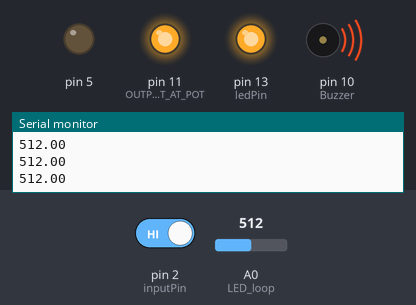
Recording of a sketch running on a simulated Arduino Uno, built with avr-gcc and run on an emulated ATmega328P. Shown: output pins drawn as LEDs (lit = HIGH), buzzer (waves = sounding, pin HIGH), the last lines printed to the serial monitor. The inputs (shaded band) are chosen by the test bench; at power-on: pin 2 (inputPin) HIGH, A0 (LED_loop) = 512.

Above: at 1.25 s.
1.3 s: pin 2 (inputPin) driven LOW
At 3.2 s:
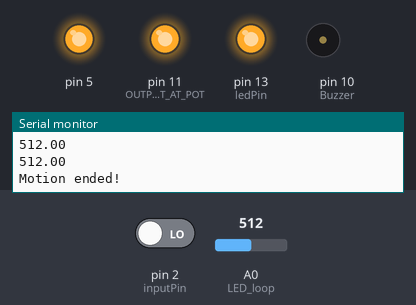
4.3 s: A0 (LED_loop) set to 416
7.3 s: A0 (LED_loop) set to 391
At 8.2 s:
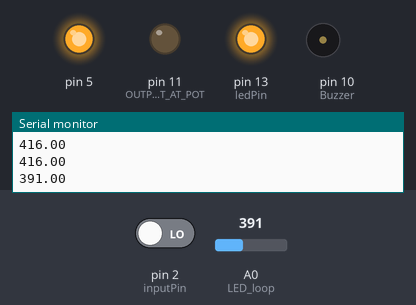
10.3 s: pin 2 (inputPin) driven HIGH
At 10.45 s:
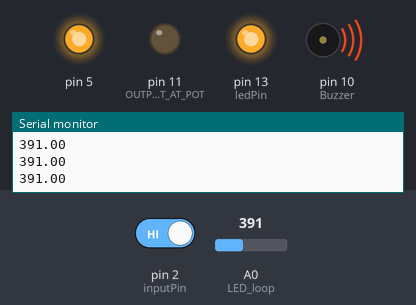
13.3 s: A0 (LED_loop) set to 410
At 13.76 s:
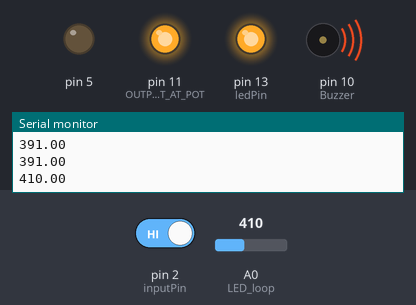
16.3 s: A0 (LED_loop) set to 390
At 16.56 s:
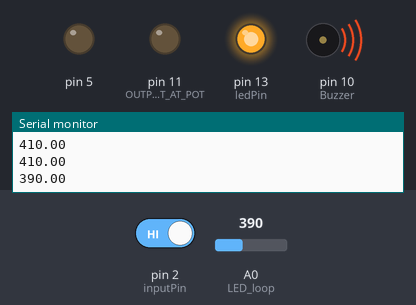
Timing chart, 0 to 20.3 s (numbered marks = the images above; inputs shaded):
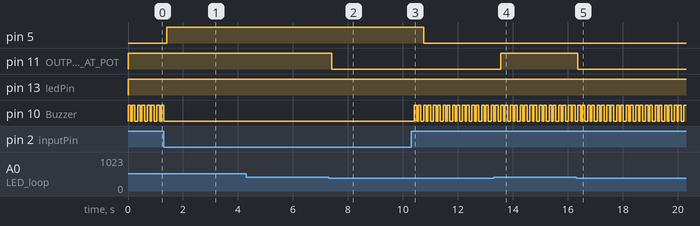

Measured:
- the behaviour switches between 400 and 399 on A0 (LED_loop) (found by bisection; images 1 and 2)
- after the input at 1.3 s, pin 5: LOW → HIGH after 0.10 s; pin 10 (Buzzer): goes on until 1.3 s, then stays LOW
- after the input at 7.3 s, pin 11 (OUTPUT_DEVICE_THAT_AT_POT): HIGH → LOW after 0.11 s
- after the input at 10.3 s, pin 5: HIGH → LOW after 0.46 s; pin 10 (Buzzer): alternates HIGH for 0.10 s and LOW for 0.08 s, starting after 0.11 s
- after the input at 13.3 s, pin 11 (OUTPUT_DEVICE_THAT_AT_POT): LOW → HIGH after 0.26 s
- after the input at 16.3 s, pin 11 (OUTPUT_DEVICE_THAT_AT_POT): HIGH → LOW after 0.07 s
- by itself, pin 10 (Buzzer): alternates HIGH for 0.10 s and LOW for 0.05 s

The sketch:

Smart_Lamp.ino
```cpp
int Buzzer = 10; // choose the pin for the Buzzer
int inputPin = 2; // choose the input pin (for PIR sensor)
int pirState = LOW; // we start, assuming no motion detected
int val = 0; // variable for reading the pin status
int ledPin = 13;


int buzzer = 9;
int redLed = 13;
void setup() {
  // put your setup code here, to run once:
  BUZZ_setup();
  LED_setup() ;
  PIR_setup();
}

void loop() {
  // put your main code here, to run repeatedly:
  BUZZ_loop();
  LED_loop() ;
  PIR_loop();
}

void BUZZ_setup()
{
// initialize digital pin 13 as an output.
pinMode(5,OUTPUT );
pinMode(2, INPUT);
pinMode(redLed, OUTPUT);
}
void BUZZ_loop()
{
if( digitalRead(2)==LOW)
{
digitalWrite(redLed, HIGH);
digitalWrite(5, HIGH);
delay(1000);
}
else
{
digitalWrite(redLed, LOW);
digitalWrite(5, LOW);
}
}
void LED_setup() {
  // put your setup code here, to run once:
  Serial.begin(9600);

  pinMode(11, OUTPUT);//OUTPUT DEVICE THAT AT POT 11

}
void LED_loop() {
  // put your main code here, to run repeatedly:
  float sensorValue= analogRead(A0);

    Serial.println
    (sensorValue);
  if (sensorValue>= 400){
    digitalWrite(11, HIGH);
  }
  else {
    digitalWrite(11 , LOW);
  }
}

void PIR_setup() {
  pinMode(ledPin, OUTPUT); // declare LED as output
  pinMode(Buzzer, OUTPUT); // declare Buzzer as output
  pinMode(inputPin, INPUT); // declare sensor as input

  Serial.begin(9600);
}

void PIR_loop(){
  val = digitalRead(inputPin); // read input value

  if (val == HIGH) { // check if the input is HIGH
    digitalWrite(ledPin, HIGH); // turn LED ON
    digitalWrite(Buzzer, 1); // turn Buzzer ON
    delay(100);
    digitalWrite(Buzzer, 0);
    delay(50);
    digitalWrite(Buzzer, 1); // turn Buzzer ON
    delay(100);
    digitalWrite(Buzzer, 0);
    delay(100);
    if (pirState == LOW) {
      // we have just turned on
      Serial.println("Motion detected!");
      // We only want to print on the output change, not state
      pirState = HIGH;
    }
  } else {
    digitalWrite(ledPin, LOW); // turn LED OFF
    digitalWrite(Buzzer, 0); // turn Buzzer OFF
    if (pirState == HIGH){
      // we have just turned of
      Serial.println("Motion ended!");
      // We only want to print on the output change, not state
      pirState = LOW;
    }
  }
}
```
